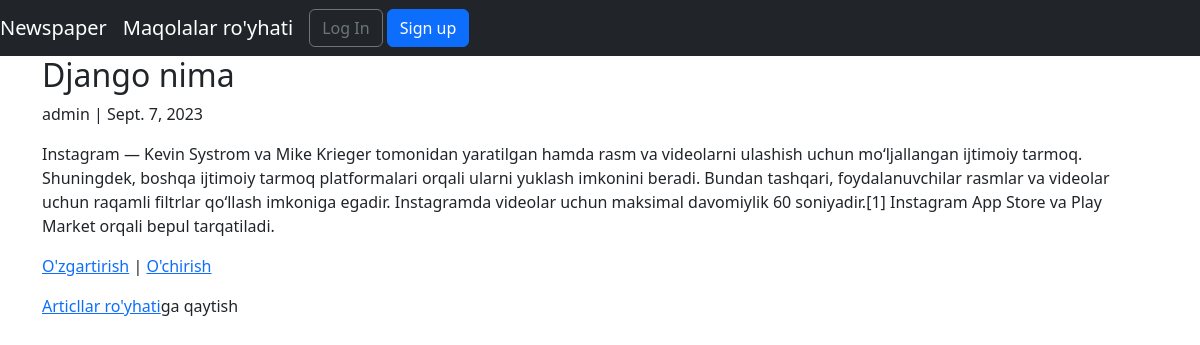
/articles/1/, run on the app's committed database.
### articles/models.py (models this page shows, shortened)
class Article(models.Model):
    title = models.CharField(max_length = 250)
    body = models.TextField()
    date =  models.DateField(auto_now_add=True)
    author = models.ForeignKey(
        get_user_model(),
        on_delete=models.CASCADE)

### accounts/models.py (models this page shows)
class CustomUser(AbstractUser):
    age = models.PositiveIntegerField(null=True, blank=True)

### articles/views.py (the view)
# urls.py: path('<int:pk>/', ArticleDetailView.as_view(), name='article_detail' ),
class ArticleDetailView(DetailView):
    model = Article
    template_name = 'article_detail.html'

### templates/article_detail.html (shortened to what this page needs)
{% extends 'base.html' %}
{% block content %}
    <div class="article-entry">
        <h2>{{object.title}}</h2>
        <p>{{object.author}} | {{object.date}}</p>
        <p>{{object.body}}</p>
    </div>
    <p><a href="{% url 'article_update' article.pk %}">O'zgartirish</a> |
    <a href="{% url 'article_delete' article.pk %}">O'chirish</a> </p>
    <p><a href="{% url 'article_list' %}">Articllar ro'yhati</a>ga qaytish</p>
{% endblock content %}

### data on the page
Article: title "Django nima", author "admin", date "Sept. 7, 2023", body "Instagram — Kevin Systrom va Mike Krieger tomonidan yaratilgan hamda rasm va videolarni ulashish uchun moʻljallangan ijtimoiy tarmoq. Shuningdek, boshqa ijtimoiy tarmoq platformalari orqali ularni yuklash imkonini beradi. Bundan tashqari, foydalanuvchilar rasmlar va videolar uchun raqamli filtrlar qoʻllash imkoniga egadir. Instagramda videolar uchun maksimal davomiylik 60 soniyadir.[1] Instagram App Store va Play Market orqali bepul tarqatiladi."
